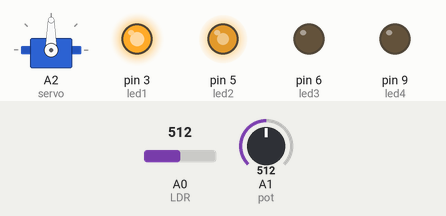
The sketch below on a simulated Arduino Uno, built with avr-gcc and run on an emulated ATmega328P. Shown: servo, output pins drawn as LEDs (lit = HIGH). The test bench sets the inputs (shaded band); at power-on: A0 (LDR) = 512, A1 (pot) = 512.

Above: at 1.2 s.
1.3 s: A0 (LDR) set to 465
At 2.1 s:
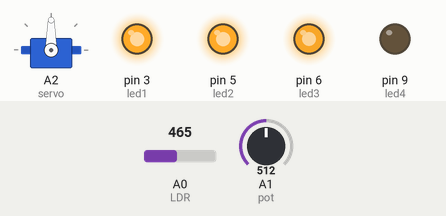
2.8 s: A1 (pot) set to 710
At 3.3 s:
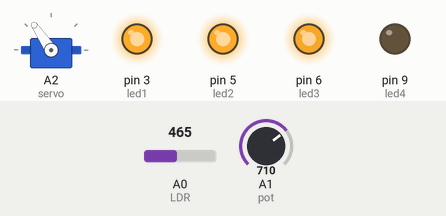
4.3 s: A0 (LDR) set to 485
At 5.5 s:
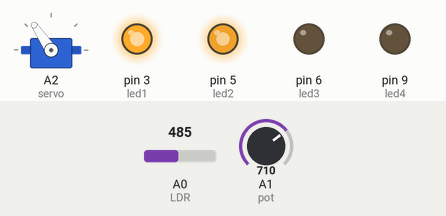
5.8 s: A1 (pot) set to 900
At 6.8 s:
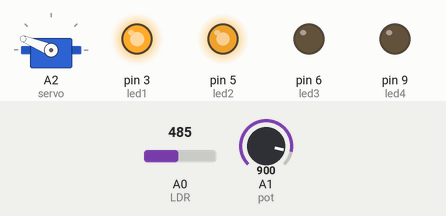
7.3 s: A0 (LDR) set to 511
At 7.9 s:
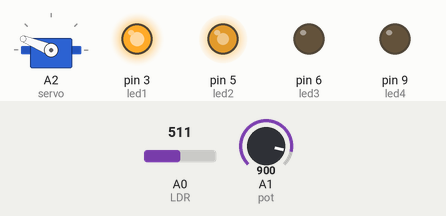
8.8 s: A1 (pot) set to 1023
At 10.2 s:
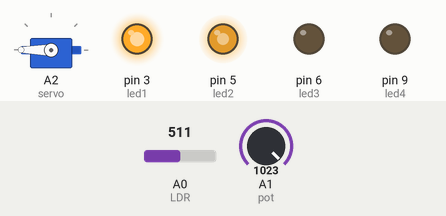
Timing chart, 0 to 11.3 s (numbered marks = the images above; inputs shaded):
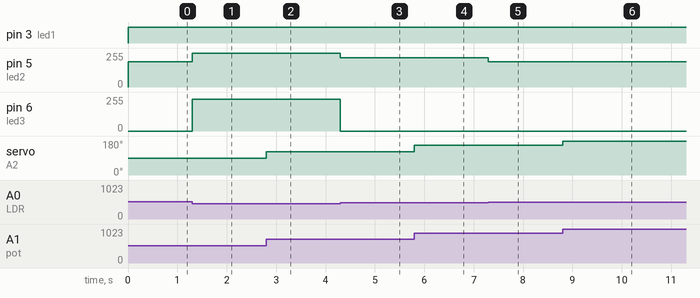

The sketch:

mapping_sensor_values1.ino
```cpp
#include <Servo.h>

#define led1 3
#define led2 5
#define led3 6
#define led4 9
#define LDR A0
#define pot A1

float brightness;
float LDR_read;
float pot_read;
float rotation;
Servo servo;

void setup()
{
  Serial.begin(9600);
  pinMode(led1, OUTPUT);
  pinMode(led2, OUTPUT);
  pinMode(led3, OUTPUT);
  pinMode(led4, OUTPUT);
  pinMode(LDR, INPUT);
  pinMode(pot, INPUT);
  servo.attach(A2);
  servo.write(0);
}

void loop()
{
  LDR_read = analogRead(LDR);
  pot_read = analogRead(pot);
  rotation = (180.0/1023.0) * pot_read;
  servo.write(rotation);
  if (LDR_read == 923){
    analogWrite(led1, 0);
    analogWrite(led2, 0);
    analogWrite(led3, 0);
    analogWrite(led4, 0);
  }
  else if (LDR_read == 26){
    analogWrite(led1, 255);
    analogWrite(led2, 255);
    analogWrite(led3, 255);
    analogWrite(led4, 255);
  }
  else if(LDR_read > 700){
    analogWrite(led2, 0);
    analogWrite(led3, 0);
    analogWrite(led4, 0);
    brightness = ((-255.0/158.0)*LDR_read + (255.923/158));
    analogWrite(led1, brightness);
  }
  else if (LDR_read > 475){
    analogWrite(led1, 255);
    analogWrite(led3, 0);
    analogWrite(led4, 0);
    brightness = ((-255.0/224.0)*LDR_read + (699.255/224));
    analogWrite(led2, brightness);
  }
  else if (LDR_read > 251){
    analogWrite(led1, 255);
    analogWrite(led2, 255);
    analogWrite(led4, 0);
    brightness = ((-255.0/224.0)*LDR_read + (255.475/224));
    analogWrite(led3, brightness);
  }
  else{
    analogWrite(led1, 255);
    analogWrite(led2, 255);
    analogWrite(led3, 255);
    brightness = ((-254.0/228.0)*LDR_read + 255);
    analogWrite(led4, brightness);
  }
}
```

Measured:
- after the input at 1.3 s, pin 5 (led2): 189/255 → 255/255 at once; pin 6 (led3): 0/255 → 240/255 at once
- after the input at 2.8 s, servo on A2 (servo): 90° → 124° at once
- after the input at 4.3 s, pin 5 (led2): 255/255 → 220/255 at once; pin 6 (led3): 240/255 → 0/255 at once
- after the input at 5.8 s, servo on A2 (servo): 124° → 158° at once
- after the input at 7.3 s, pin 5 (led2): 220/255 → 190/255 at once
- after the input at 8.8 s, servo on A2 (servo): 158° → 180° at once
